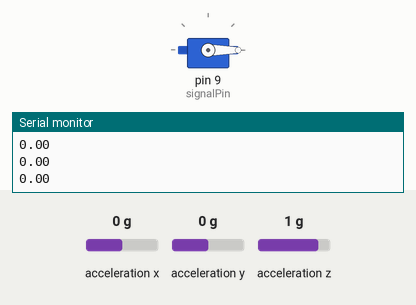
Simulated run of this sketch. Board: Arduino Uno, built with avr-gcc and run on an emulated ATmega328P. Shown: servo, the last lines printed to the serial monitor. Wiring (inferred from the names in the program): MPU-6050 motion sensor at I2C address 0x68. The test bench sets the inputs (shaded band); at power-on: acceleration x 0 g, acceleration y 0 g, acceleration z 1 g.

Above: at 1.2 s.
1.3 s: acceleration x set to 0.2 g
At 2.5 s:
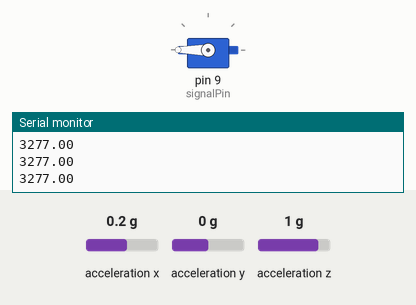
2.8 s: acceleration x set to -1.4 g
At 3.2 s:
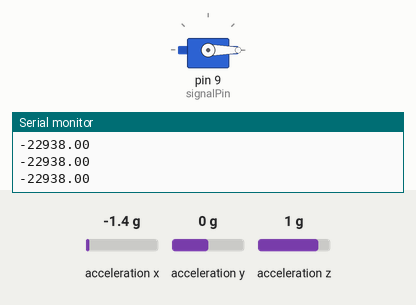
4.3 s: acceleration x set to 0.8 g
At 5.8 s:
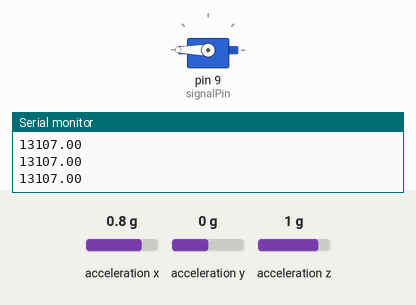
Timing chart, 0 to 7.3 s (numbered marks = the images above; inputs shaded):
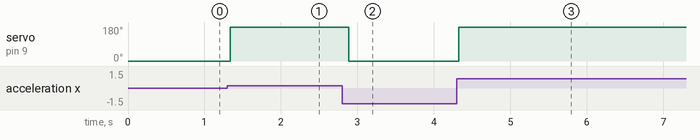

Measured:
- the behaviour switches between 0 and 0.1 g on acceleration x (found by bisection; images 0 and 1)
- after the input at 1.3 s, servo on pin 9 (signalPin): 0° → 180° at once
- after the input at 2.8 s, servo on pin 9 (signalPin): 180° → 0° after 0.09 s
- after the input at 4.3 s, servo on pin 9 (signalPin): 0° → 180° at once

The sketch:

pid.ino
```cpp
#include <PID_v1.h>
#include<Wire.h>
#include <Servo.h>

#define MPU_addr 0x68
#define servoMinImp 544
#define servoMaxImp 2400
#define signalPin 9

//int16_t error, tempServoImp;
double error = 0, tempServoImp = 0, setpoint = 0, kp = 10, ki = 0 , kd = 0;             // modify for optimal performance
//double input = 0, output = 0, setpoint = 0;

PID myPID(&error, &tempServoImp, &setpoint, kp, ki, kd, REVERSE);  // if motor will only run at full speed try 'REVERSE' instead of 'DIRECT'

Servo myservo;

void setup(){
  Serial.begin(9600);
//  tempServoImp = servoMinImp;
  myservo.attach(signalPin, servoMinImp, servoMaxImp);
  myservo.writeMicroseconds(servoMinImp);

  myPID.SetMode(AUTOMATIC);
  myPID.SetSampleTime(100);
  myPID.SetOutputLimits(servoMinImp, servoMaxImp);

  Wire.begin();
  Wire.beginTransmission(MPU_addr);
  Wire.write(0x6B);  // PWR_MGMT_1 register
  Wire.write(0);     // set to zero (wakes up the MPU-6050)
  Wire.endTransmission(true);
}

void loop(){
  Wire.beginTransmission(MPU_addr);
  Wire.write(0x3B);  // starting with register 0x3B (ACCEL_XOUT_H)
  Wire.requestFrom(MPU_addr,2,true);  // request just 2 registers (14 - full)
  error = Wire.read()<<8|Wire.read();  // 0x43 (GYRO_XOUT_H) & 0x44 (GYRO_XOUT_L)
  Wire.endTransmission(true);
  myPID.Compute();                                    // calculate new output
  Serial.println(error);
  myservo.writeMicroseconds(tempServoImp);
//  if(error > 0){
//    myservo.writeMicroseconds(tempServoImp += 1);
//  }else{
//    myservo.writeMicroseconds(tempServoImp -= 1);
//  }
}

//int scale_1(int error) {
//  int delta = abs(error)/100;
////  Serial.print("delta: ");Serial.println(delta);
//
//  if(delta == 0) {
//    return 1;
//  } else {
//    return delta/2;
//  }
//}
//
//int scale_2(int error) {
//  int abs_error = abs(error);
//
//  if(abs_error <= 800) {
//    return 1;
//  } else if(abs_error > 800 && abs_error <= 3200) {
//    return 4;
//  } else if(abs_error > 3200 && abs_error <= 6400) {
//    return 8;
//  } else if(abs_error > 6400 && abs_error <= 12800) {
//    return 16;
//  } else if(abs_error > 12800) {
//    return 32;
//  }
//}
```
